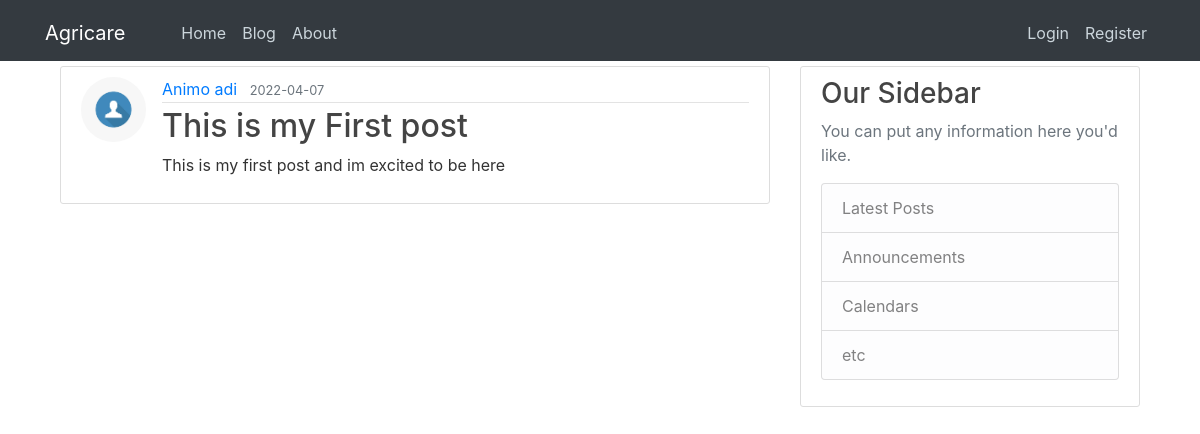
Screenshot of /post/2 with the database file from the repository.
### flaskblog/models.py (models this page shows, shortened)
class User(db.Model, UserMixin):
    id = db.Column(db.Integer, primary_key=True)
    username = db.Column(db.String(20), unique=True, nullable=False)
    email = db.Column(db.String(120), unique=True, nullable=False)
    image_file = db.Column(db.String(20), nullable=False, default='default.jpg')
    password = db.Column(db.String(60), nullable=False)
    posts = db.relationship('Post', backref='author', lazy=True)

class Post(db.Model):
    id = db.Column(db.Integer, primary_key=True)
    title = db.Column(db.String(100), nullable=False)
    date_posted = db.Column(db.DateTime, nullable=False, default=datetime.utcnow)
    content = db.Column(db.Text, nullable=False)
    user_id = db.Column(db.Integer, db.ForeignKey('user.id'), nullable=False)

### flaskblog/posts/routes.py (the view)
@posts.route("/post/<int:post_id>")
def post(post_id):
    post = Post.query.get_or_404(post_id)
    return render_template('post.html', title=post.title, post=post)

### flaskblog/templates/post.html (shortened to what this page needs)
{% extends "layout.html" %}
{% block content %}
  <article class="media content-section">
    <img class="rounded-circle article-img" src="{{ url_for('static', filename='profile_pics/' + post.author.image_file) }}">
    <div class="media-body">
      <div class="article-metadata">
        <a class="mr-2" href="{{ url_for('users.user_posts', username=post.author.username) }}">{{ post.author.username }}</a>
        <small class="text-muted">{{ post.date_posted.strftime('%Y-%m-%d') }}</small>
      </div>
      <h2 class="article-title">{{ post.title }}</h2>
      <p class="article-content">{{ post.content }}</p>
    </div>
  </article>
{% endblock content %}

### flaskblog/static/main.css (style rules this page uses)
body { background: #ffffff; color: #333333; }
h1, h2, h3, h4, h5, h6 { color: #444444; }
.content-section { background: #ffffff; padding: 10px 20px; border: 1px solid #dddddd; border-radius: 3px; margin-bottom: 20px; }
.article-title { color: #444444; }
.article-content { white-space: pre-line; }
.article-img { height: 65px; width: 65px; margin-right: 16px; }
.article-metadata { padding-bottom: 1px; margin-bottom: 4px; border-bottom: 1px solid #e3e3e3 }

### rows the page displays
User: image_file (placeholder picture), author.username "Animo adi"
Post: date_posted "2022-04-07", title "This is my First post", content "This is my first post and im excited to be here"
